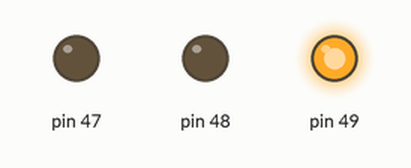
The sketch below on a simulated Arduino Mega 2560, built with avr-gcc and run on an emulated ATmega2560. On the bench: output pins drawn as LEDs (lit = HIGH).

Above: at 0.16 s.
At 1.49 s:
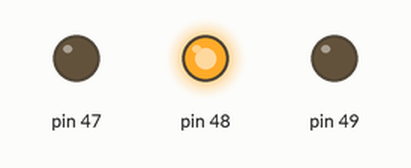
At 2.83 s:
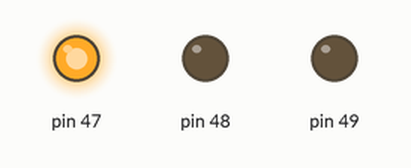
Timing chart, 0 to 3.1 s (numbered marks = the images above):
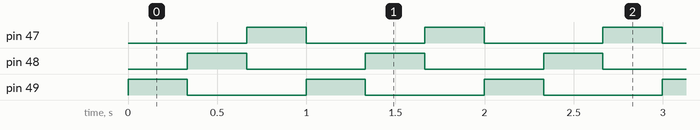

The sketch:

1.2.ino
```cpp
void setup() {
  DDRL |= (7 << DDL0);
}

void loop() {
  PORTL &= ~(1 << PORTL2);
  PORTL |= (1 << PORTL0);
  delay(333);
  PORTL &= ~(1 << PORTL0);
  PORTL |= (1 << PORTL1);
  delay(333);
  PORTL &= ~(1 << PORTL1);
  PORTL |= (1 << PORTL2);
  delay(333);
}
```

Measured:
- by itself, pin 47–49: alternates HIGH for 0.33 s and LOW for 0.67 s
- by itself, everything shown: repeats every 1.0 s, in 3 steps
